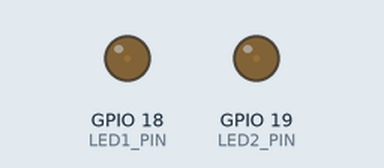
Recording of a program running on a simulated ESP32. Parts: output pins drawn as LEDs (lit = HIGH).

Above: at 0.05 s.
At 1.15 s:
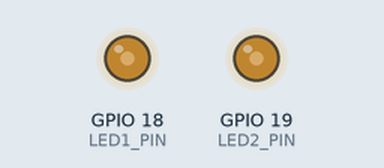
At 2.3 s:
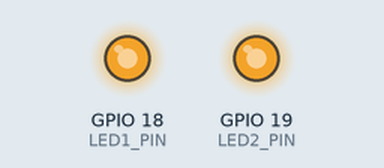
At 4.6 s:
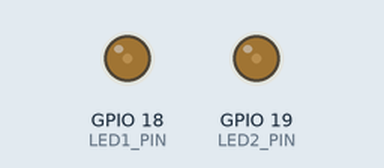
Timing chart, 0 to 6.7 s (numbered marks = the images above):
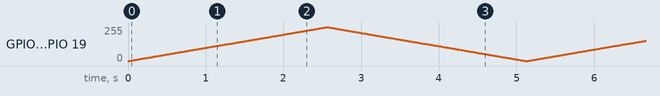

The program:

main.cpp
```cpp
#include <Arduino.h>

#define LED1_PIN 18
#define LED2_PIN 19
#define PWM_CH1  0
#define PWM_CH2  1
#define FREQ     5000
#define RES      8

void setup() {
  // Setup both PWM channels
  ledcSetup(PWM_CH1, FREQ, RES);
  ledcSetup(PWM_CH2, FREQ, RES);

  // Attach pins to channels
  ledcAttachPin(LED1_PIN, PWM_CH1);
  ledcAttachPin(LED2_PIN, PWM_CH2);
}

void loop() {
  // Fade In
  for (int d = 0; d <= 255; d++) {
    ledcWrite(PWM_CH1, d);
    ledcWrite(PWM_CH2, d);
    delay(10);
  }

  // Fade Out
  for (int d = 255; d >= 0; d--) {
    ledcWrite(PWM_CH1, d);
    ledcWrite(PWM_CH2, d);
    delay(10);
  }
}
```
